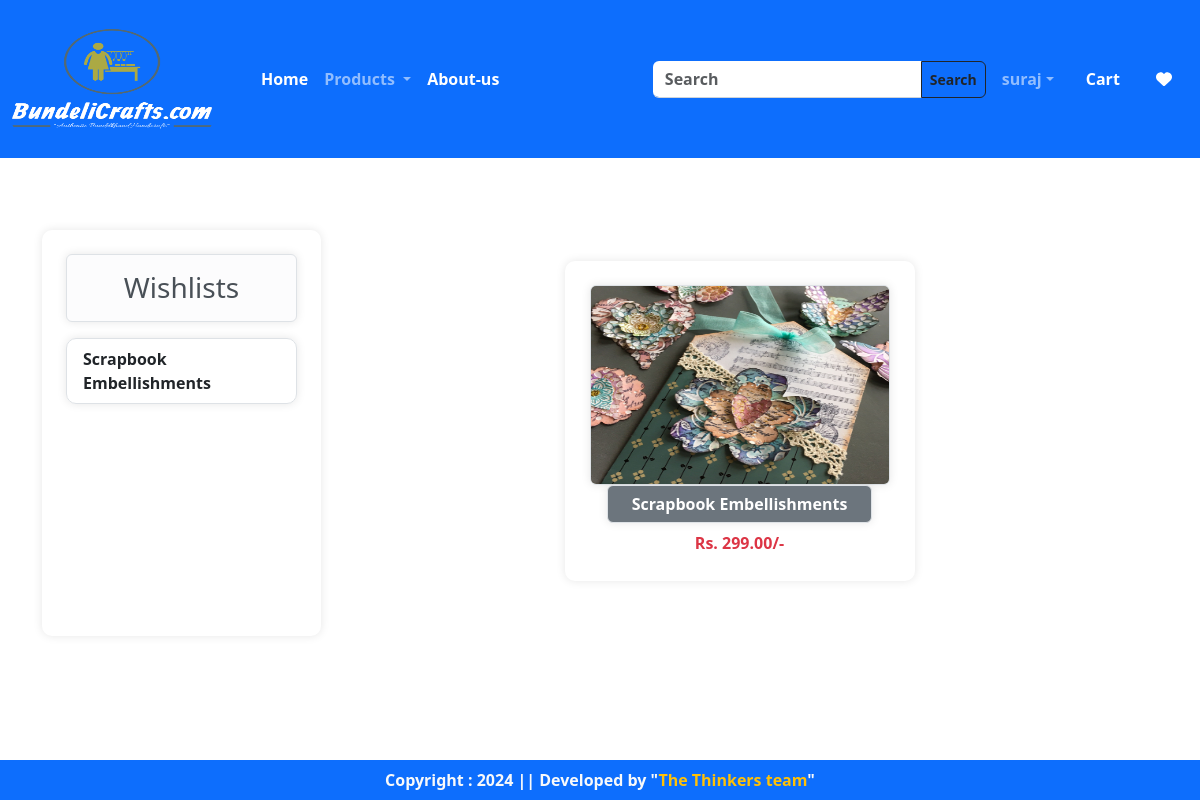
Page /wishlists/ (signed in) on the earlier database version.
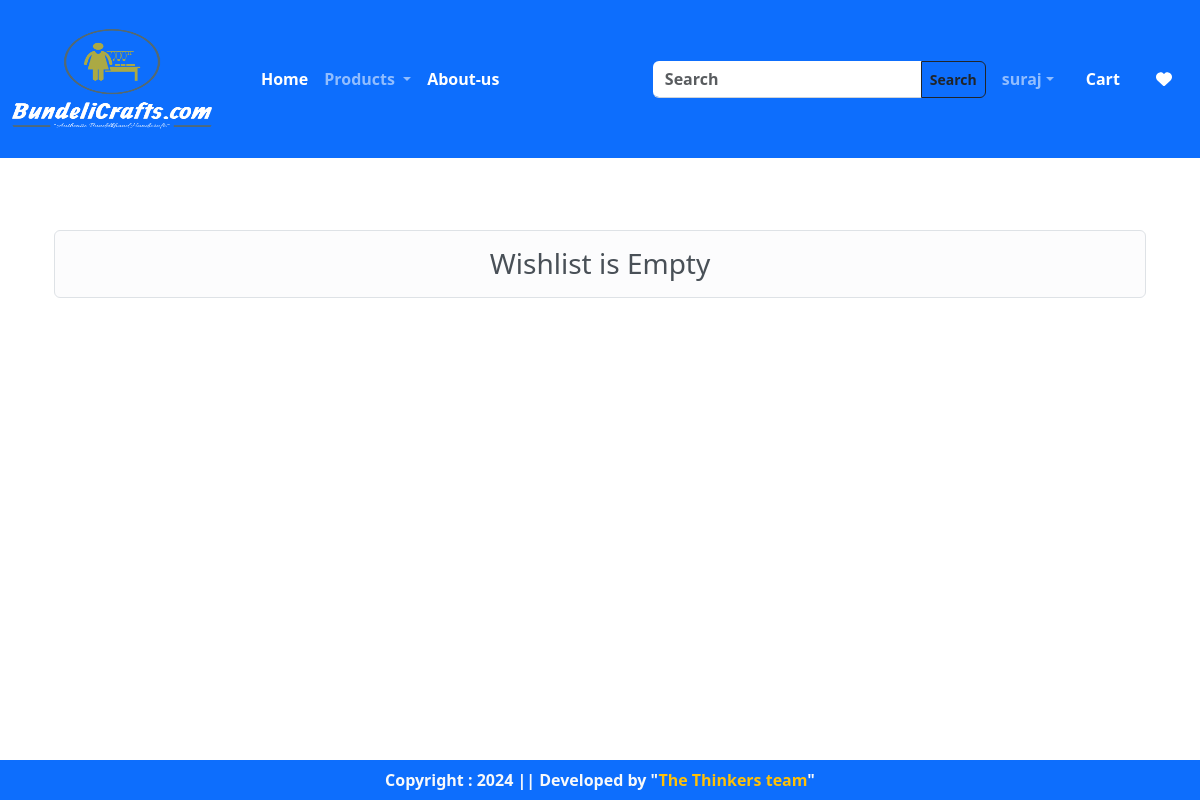
Same page on the later database version.
### app/models.py (models this page shows, shortened)
class Product(models.Model):
    PRODUCT_STATUS_CHOICES = [
        ('available', 'Available'),
        ('out of stock', 'Out of Stock'),
    ]
    vendor = models.ForeignKey(Vendor, on_delete=models.CASCADE)
    title = models.CharField(max_length=150)
    description = models.TextField()
    price = models.DecimalField(max_digits=10, decimal_places=2)
    category = models.CharField(choices=CATEGORY_CHOICES,max_length=2)
    image_url = models.ImageField(upload_to='products/')
    created_at = models.DateTimeField(auto_now_add=True)
    status = models.CharField(max_length=15, choices=PRODUCT_STATUS_CHOICES, default='available')

### app/views.py (the view)
# urls.py: path('wishlists/',views.wishlists,name="wishlists"),
@login_required
def wishlists(request):
    wishItem=0
    totalItem = 0
    if request.user.is_authenticated:
        totalItem = len(Cart.objects.filter(user=request.user))
        wishItem = len(Wishlist.objects.filter(user=request.user))
    user = request.user
    wishlist_items = Wishlist.objects.filter(user=user)
    products = [item.product for item in wishlist_items]
    context = {
        'products': products,
    }
    return render(request, "app/wishlist.html", context)

### app/templates/app/wishlist.html (shortened to what this page needs)
{% extends "app/base.html" %}
{% load static %}
{% block main-content %}
<div class="container my-5 p-4">
    {% if products %}
    <div class="row">
        <div class="col-sm-3 shadow_container p-4">
            <h3 class="alert alert-light border rounded text-center shadow_container">Wishlists</h3>
            <div class="list-group shadow_container">
                    {% for val in products %}
                        <a href="{% url 'category-title' val.title %}" class="list-group-item list-group-item-action fw-bold" aria-current="true">{{ val.title }}</a>
                    {% endfor %}
            </div>
            <br>
        </div>
        <div class="col-sm-9">
            <div class="row mx-4">
                {% if products %}
                    {% for prod in products %}
                        <div class="col text-center mb-4">
                            <a href="{% url 'product-detail' prod.id %}" class="btn">
                                <div class="shadow_container p-4 m-4" style="height:320px; width:350px;">
                                    <img src="{{ prod.image_url.url }}" width="300px" height="200px" alt="{{ prod.title }}" class="border rounded shadow_container">
                                    <h5 class="border rounded text-center shadow_container btn btn-secondary px-4 fw-bold">{{prod.title}}</h5>
                                    <div class="fw-bold text-danger">Rs. {{ prod.price }}/-</div>
                                </div>
                            </a>
                        </div>
                    {% endfor %}
                {% else %}
                <h3 class="alert alert-light border rounded text-center shadow_container"> No products found in this category.</h3>
                {% endif %}
            </div>
        </div>
    </div>
    {% else %}
    <h3 class="alert alert-light border rounded text-center shadow-container">Wishlist is Empty</h3>
    {% endif %}
</div>
<br><br/>
{% endblock main-content %}

Differences in the rows shown:
removed Product: title "Scrapbook Embellishments", image_url (picture), price "299.00"
Other differences:
text no longer shown: "Wishlists"
text now shown: "Wishlist is Empty"
